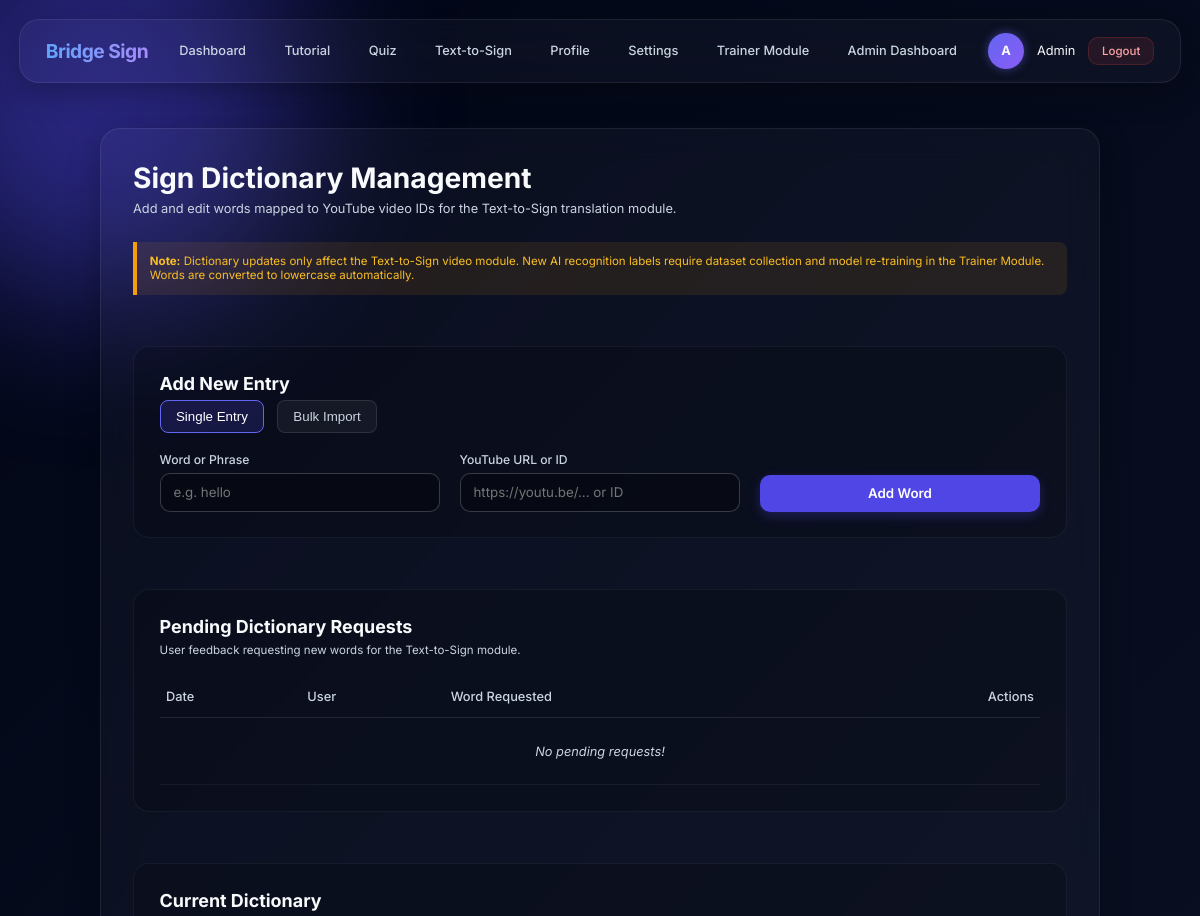
The app's page /admin/dictionary (signed in, upper part), older data.
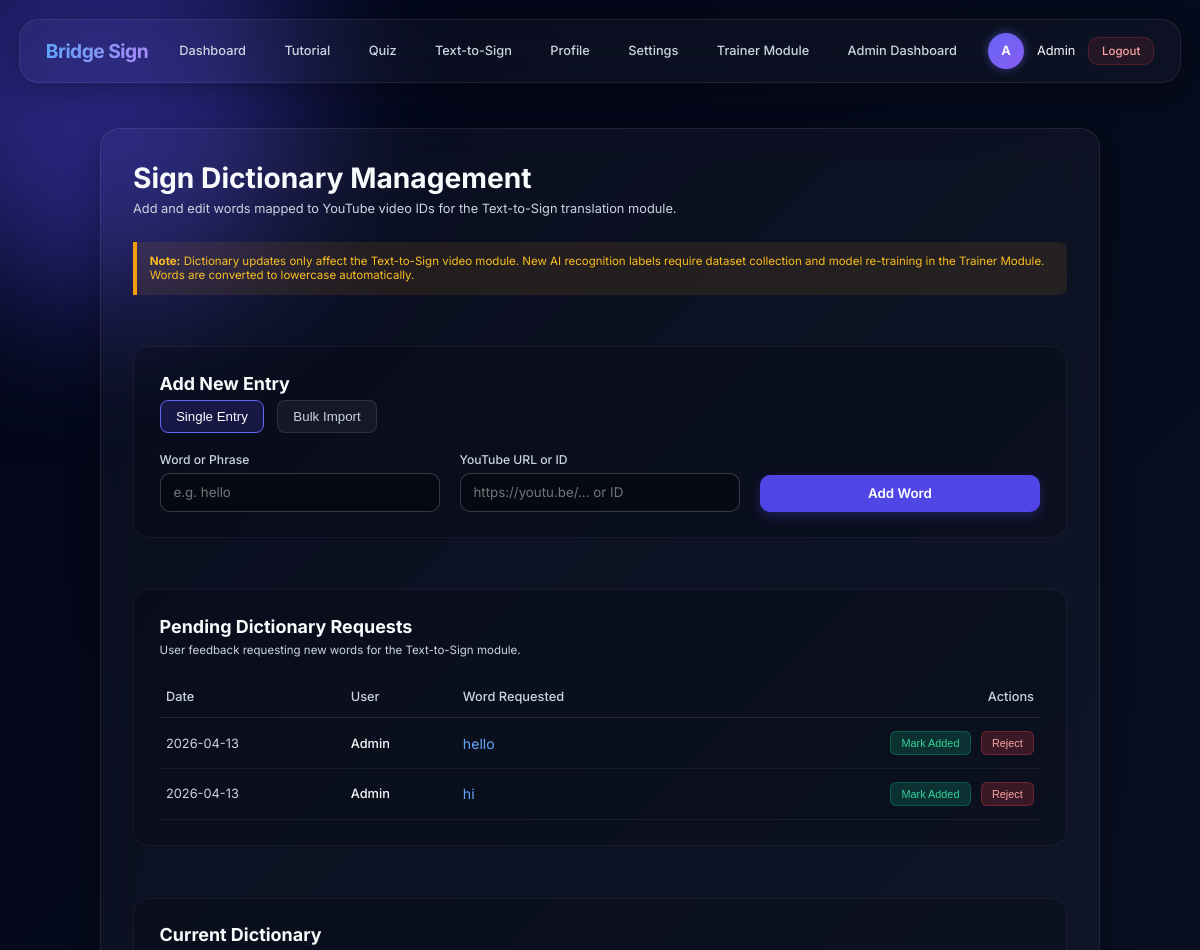
The same page, newer data.
### app2.py (models this page shows, shortened)
class User(db.Model):
    id = db.Column(db.Integer, primary_key=True)
    username = db.Column(db.String(80), unique=True, nullable=False)
    password_hash = db.Column(db.String(200), nullable=False)
    camera_enabled = db.Column(db.Boolean, default=True)
    camera_index = db.Column(db.Integer, default=0)
    is_admin = db.Column(db.Boolean, default=False)
    tutorial_completed = db.Column(db.Boolean, default=False)
    security_question = db.Column(db.String(200), nullable=True)
    security_answer_hash = db.Column(db.String(200), nullable=True)

class WordRequest(db.Model):
    id = db.Column(db.Integer, primary_key=True)
    user_id = db.Column(db.Integer, db.ForeignKey('user.id'), nullable=False)
    requested_word = db.Column(db.String(100), nullable=False)
    status = db.Column(db.String(20), default="Pending") # Pending, Added, Rejected
    suggestion_type = db.Column(db.String(50), default="ai_recognition") # ai_recognition or text_to_sign
    timestamp = db.Column(db.DateTime, default=datetime.utcnow)
    user = db.relationship('User', backref=db.backref('requests', lazy=True))

### app2.py (the view)
@app.route('/admin/dictionary', methods=['GET'])
@admin_required
def admin_dictionary():
    dictionary = load_sign_dictionary()
    pending_requests = WordRequest.query.filter_by(status='Pending', suggestion_type='text_to_sign').order_by(WordRequest.timestamp.desc()).all()
    return render_template('admin_dictionary.html', username=session.get('username', ''), is_admin=True, dictionary=dictionary, pending_requests=pending_requests)

### app2.py (called while the page is built)
@app.after_request
def add_header(response):
    response.headers['Cache-Control'] = 'no-store, no-cache, must-revalidate, post-check=0, pre-check=0, max-age=0'
    response.headers['Pragma'] = 'no-cache'
    response.headers['Expires'] = '-1'
    return response

@app.context_processor
def inject_user():
    context = {'username': '', 'is_admin': False}
    if 'user_id' in session:
        user = db.session.get(User, session['user_id'])
        if user:
            context['username'] = user.username
            context['is_admin'] = user.is_admin
    return context

def admin_required(f):
    @wraps(f)
    def decorated_function(*args, **kwargs):
        if 'user_id' not in session:
            flash('Please login as admin to continue.', 'error')
            return redirect(url_for('login'))
        user = User.query.get(session['user_id'])
        if not user or not user.is_admin:
            flash('Admin access required.', 'error')
            return redirect(url_for('index'))
        return f(*args, **kwargs)
    return decorated_function

def load_sign_dictionary():
    try:
        with open(os.path.join(base_dir, 'sign_dictionary.json'), 'r') as f:
            return json.load(f)
    except Exception as e:
        print(f"Error loading sign dictionary: {e}")
        return {}

### templates/admin_dictionary.html (shortened to what this page needs)
<!DOCTYPE html>
<html lang="en">
<head>
    <link rel="stylesheet" href="{{ url_for('static', filename='css/global.css') }}">
</head>
<body>
    <div class="bg-orb orb-1"></div>
    {% include '_navbar.html' %}<div class="container glass-panel">
        <div class="header">
            <h1>Sign Dictionary Management</h1>
            <p>Add and edit words mapped to YouTube video IDs for the Text-to-Sign translation module.</p>
        </div>
        <div class="disclaimer-bar">
            <strong>Note:</strong> Dictionary updates only affect the Text-to-Sign video module. New AI recognition labels require dataset collection and model re-training in the Trainer Module. Words are converted to lowercase automatically.
        </div>
        <div class="admin-card">
            <h2>Add New Entry</h2>
            <div class="tab-buttons">
                <button class="tab-btn active" onclick="switchTab('single')">Single Entry</button>
                <button class="tab-btn" onclick="switchTab('bulk')">Bulk Import</button>
            </div>
            <div id="single-tab" class="tab-content active">
                <div class="form-grid" style="align-items: end;">
                    <div class="form-group">
                        <label for="new_phrase">Word or Phrase</label>
                        <input type="text" id="new_phrase" placeholder="e.g. hello">
                    </div>
                    <div class="form-group">
                        <label for="new_url">YouTube URL or ID</label>
                        <input type="text" id="new_url" placeholder="https://youtu.be/... or ID">
                    </div>
                    <button class="btn-action btn-primary" style="margin: 0;" onclick="addSingleEntry()">Add Word</button>
                </div>
            </div>
        </div>
        <div class="admin-card">
            <h2>Pending Dictionary Requests</h2>
            <p>User feedback requesting new words for the Text-to-Sign module.</p>
            <div style="overflow-x: auto;">
                <table>
                    <thead>
                        <tr>
                            <th>Date</th>
                            <th>User</th>
                            <th>Word Requested</th>
                            <th style="text-align: right;">Actions</th>
                        </tr>
                    </thead>
                    <tbody>
                        {% if pending_requests %}
                            {% for req in pending_requests %}
                            <tr id="req-row-{{ req.id }}">
                                <td style="color: var(--text-muted);">{{ req.timestamp.strftime('%Y-%m-%d') }}</td>
                                <td style="font-weight: 500;">{{ req.user.username }}</td>
                                <td style="font-size: 1.1rem; color: #60a5fa;">{{ req.requested_word }}</td>
                                <td style="text-align: right;">
                                    <button onclick="updateRequest({{ req.id }}, 'Added')" style="background: rgba(16, 185, 129, 0.2); border: 1px solid rgba(16,185,129,0.3); color: #34d399; padding: 0.4rem 0.8rem; border-radius: 6px; cursor: pointer; font-size: 0.85rem; margin-right: 0.5rem;">Mark Added</button>
                                    <button onclick="updateRequest({{ req.id }}, 'Rejected')" style="background: rgba(239, 68, 68, 0.2); border: 1px solid rgba(239,68,68,0.3); color: #fca5a5; padding: 0.4rem 0.8rem; border-radius: 6px; cursor: pointer; font-size: 0.85rem;">Reject</button>
                                </td>
                            </tr>
                            {% endfor %}
                        {% else %}
                            <tr><td colspan="4" style="text-align: center; padding: 2rem; color: var(--text-muted); font-style: italic;">No pending requests!</td></tr>
                        {% endif %}
                    </tbody>
                </table>
            </div>
        </div>
        <div class="admin-card">
            <h2>Current Dictionary</h2>
        </div>
    </div>
</body>
</html>

### templates/_navbar.html (shortened to what this page needs)
    <nav class="navbar glass-panel">
        <div class="navbar-brand">Bridge Sign</div>
        <div class="navbar-menu">
            <a href="{{ url_for('index') }}" class="navbar-item{% if request.endpoint == 'index' %} active{% endif %}">Dashboard</a>
            <a href="{{ url_for('tutorial') }}" class="navbar-item{% if request.endpoint == 'tutorial' %} active{% endif %}">Tutorial</a>
            <a href="{{ url_for('quiz') }}" class="navbar-item{% if request.endpoint == 'quiz' %} active{% endif %}">Quiz</a>
            <a href="{{ url_for('text_to_sign') }}" class="navbar-item{% if request.endpoint == 'text_to_sign' %} active{% endif %}">Text-to-Sign</a>
            <a href="{{ url_for('profile') }}" class="navbar-item{% if request.endpoint == 'profile' %} active{% endif %}">Profile</a>
            <a href="{{ url_for('settings') }}" class="navbar-item{% if request.endpoint == 'settings' %} active{% endif %}">Settings</a>
            {% if is_admin %}
            <a href="{{ url_for('trainer') }}" class="navbar-item{% if request.endpoint == 'trainer' %} active{% endif %}">Trainer Module</a>
            <a href="{{ url_for('admin_dashboard') }}" class="navbar-item{% if request.endpoint == 'admin_dashboard' %} active{% endif %}">Admin Dashboard</a>
            {% endif %}
        </div>
        <div class="navbar-user">
            <div class="user-avatar">{{ username[0].upper() if username else 'U' }}</div>
            <span>{{ username }}</span>
            <a href="{{ url_for('logout') }}" class="logout-btn">Logout</a>
        </div>
    </nav>

### static/css/global.css (style rules this page uses)
html { font-size: 80%; }
:root { --bg-gradient: linear-gradient(135deg, #020617 0%, #0f172a 100%) !important; --bg-color: #0f172a !important; }
body { background: var(--bg-gradient) !important; background-color: var(--bg-color) !important; }

Row changes from the older to the newer data that the page shows:
added WordRequest: timestamp "2026-04-13", user.username "Admin", requested_word "hello"
added WordRequest: timestamp "2026-04-13", user.username "Admin", requested_word "hi"
Text that changed along with them:
text no longer shown: "No pending requests!"
